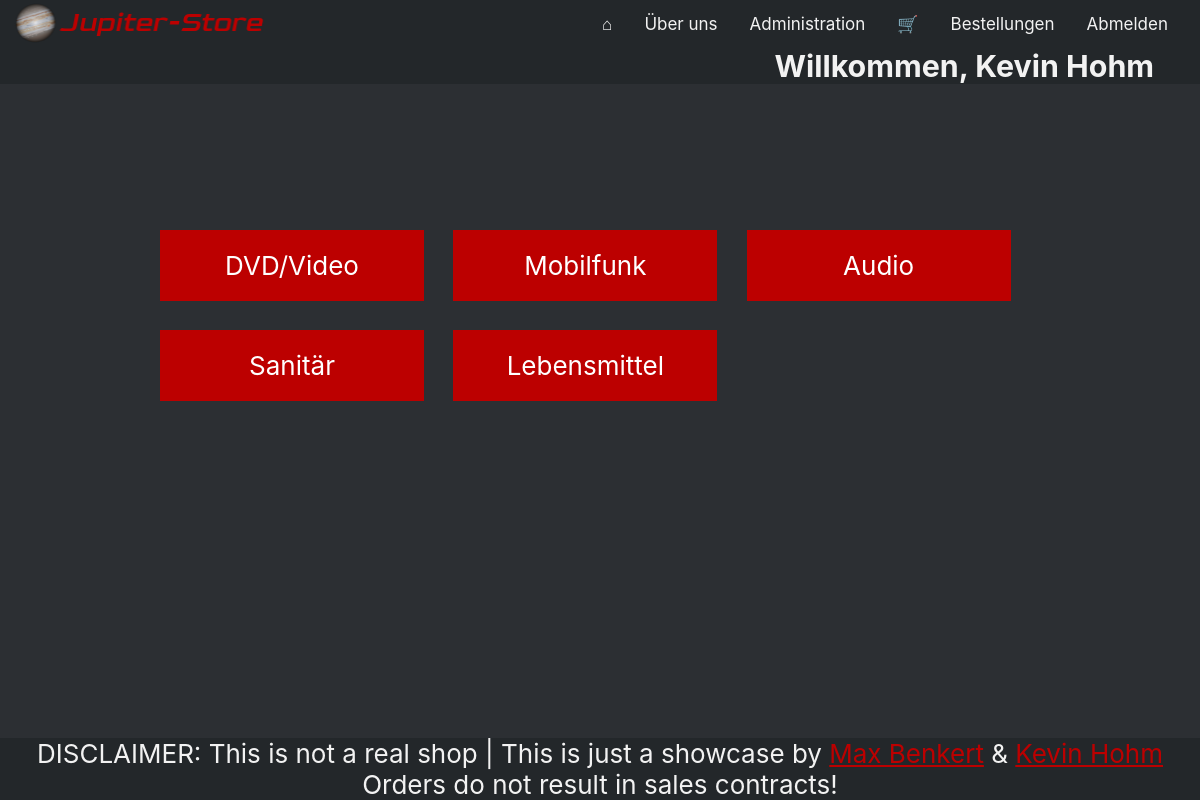
/ (signed in), run on the app's committed database.
### tables this page shows
CREATE TABLE IF NOT EXISTS `article_category` (
  `id` int(11) NOT NULL AUTO_INCREMENT,
  `name` varchar(255) NOT NULL DEFAULT '',
  PRIMARY KEY (`id`)
);

### src/php_include/db_article.php (called while the page is built, shortened)
<?php
function db_get_categories()
{
    $mysqli = db_connect();
    $sql    = "SELECT * FROM article_category";
    $res    = $mysqli->query($sql);
    if ($res->num_rows > 0) {
        $categorys = array();
        $i         = 0;
        while ($row = $res->fetch_assoc()) {
            $categorys[$i]       = new Category();
            $categorys[$i]->id   = $row["id"];
            $categorys[$i]->name = $row["name"];
            $i++;
        }
        return $categorys;
    } else {
        return false;
    }
}
?>

### src/index.php (the view, shortened to what this page needs)
<?php
require_once("php_include/db_article.php");
$categories = db_get_categories();
foreach ($categories as $category) {
    echo "<a class='stealth__a' href='category.php?id=" . $category->id . "&category=" . $category->name . "'>
        <div class='box'><center>" . $category->name . "</center></div></a>";
}

### src/css/base.css (style rules this page uses)
* { margin:0; padding:0; }
body { padding-top: 70px; background-color: #2C2F33; color: #f2f2f2; font-family: -apple-system, BlinkMacSystemFont, 'Segoe UI', Roboto, Oxygen, Ubuntu, Cantarell, 'Open Sans', 'Helvetica Neue', sans-serif; font-size: 26px; }
.box { float: left; width: 30%; margin-right: 3.33333%; margin-bottom: 3.33333%; padding: 20px 20px; background: rgb(188, 0, 0); box-sizing: border-box; }
.stealth__a { color: white; }

### src/css/footer.css (style rules this page uses)
footer { position: fixed; left: 0; bottom: 0; width: 100%; background-color: #23272A; color: #f2f2f2; text-align: center; }
footer a:link { color: rgb(188,0,0); }

### data on the page
article_category: name "DVD/Video"
article_category: name "Mobilfunk"
article_category: name "Audio"
article_category: name "Sanitär"
article_category: name "Lebensmittel"

### other printed values
unserialize($_SESSION["user"])->firstname "Kevin"
unserialize($_SESSION["user"])->lastname "Hohm"
